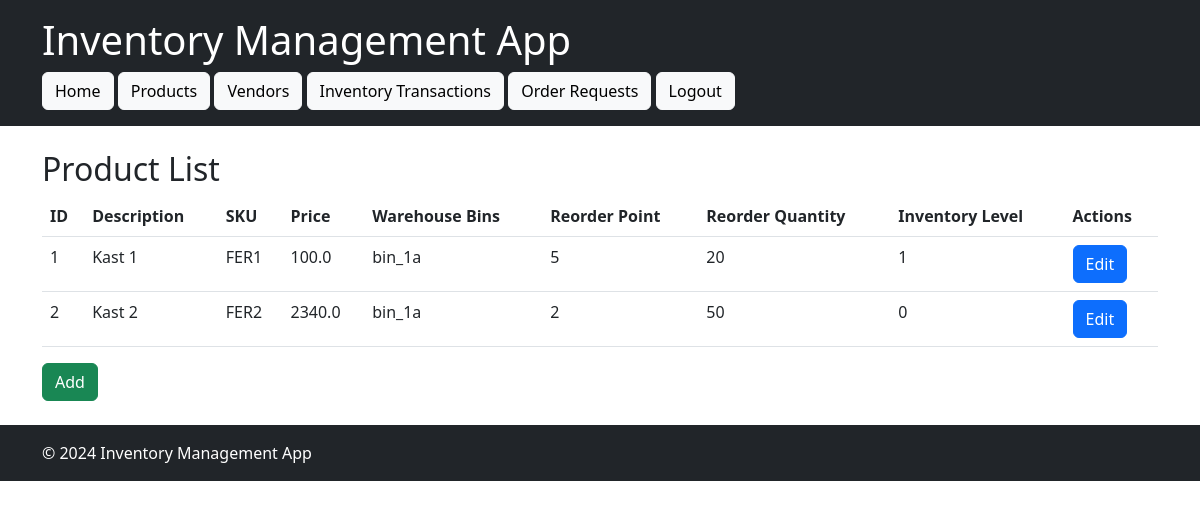
The page /products (signed in) on the database its author committed.
### models.py (models this page shows, shortened)
class Product(db.Model):
    id = db.Column(db.Integer, primary_key=True)
    description = db.Column(db.String(255), nullable=False)
    sku = db.Column(db.String(50), unique=True, nullable=False)
    price = db.Column(db.Float, nullable=False)
    warehouse_bins = db.Column(db.String(255), nullable=False)
    reorder_point = db.Column(db.Integer, nullable=False)
    reorder_quantity = db.Column(db.Integer, nullable=False)
    images = db.Column(db.String(255))
    specification = db.Column(db.String(255))
    inventory_level = db.Column(db.Integer, nullable=False, default=0)
    vendor_id = db.Column(db.Integer, db.ForeignKey('vendor.id'), nullable=False)
    vendor = db.relationship('Vendor', backref='products')

### app.py (the view)
@app.route('/products')
@login_required
def list_products():
    products = Product.query.all()
    return render_template('list_products.html', items=products)

### app.py (called while the page is built)
@login_manager.user_loader
def load_user(user_id):
    return User.query.get(int(user_id))

### templates/list_products.html (shortened to what this page needs)
{% extends "list_template.html" %}

### templates/list_template.html
{% extends "base.html" %}
{% block content %}
<h2>{{ title }}</h2>
<table class="table">
    <thead>
        <tr>
            {% for header in headers %}
            <th>{{ header }}</th>
            {% endfor %}
            <th>Actions</th>
        </tr>
    </thead>
    <tbody>
        {% for item in items %}
        <tr>
            {% for key in item_keys %}
            <td>{{ item[key] }}</td>
            {% endfor %}
            <td>
                <a href="{{ edit_url_prefix }}{{ item.id }}" class="btn btn-primary">Edit</a>
            </td>
        </tr>
        {% endfor %}
    </tbody>
</table>
<a href="{{ add_url }}" class="btn btn-success">Add</a>
{% endblock %}

### rows shown on the page
Product: id "1" "Kast 1" "FER1" "100.0" "bin_1a" "5" "20" "1"
Product: id "2" "Kast 2" "FER2" "2340.0" "bin_1a" "2" "50" "0"

### other values the page prints
{{ title }} "Product List"
{{ header }} "ID" "Description" "SKU" "Price" "Warehouse Bins" "Reorder Point" "Reorder Quantity" "Inventory Level"
